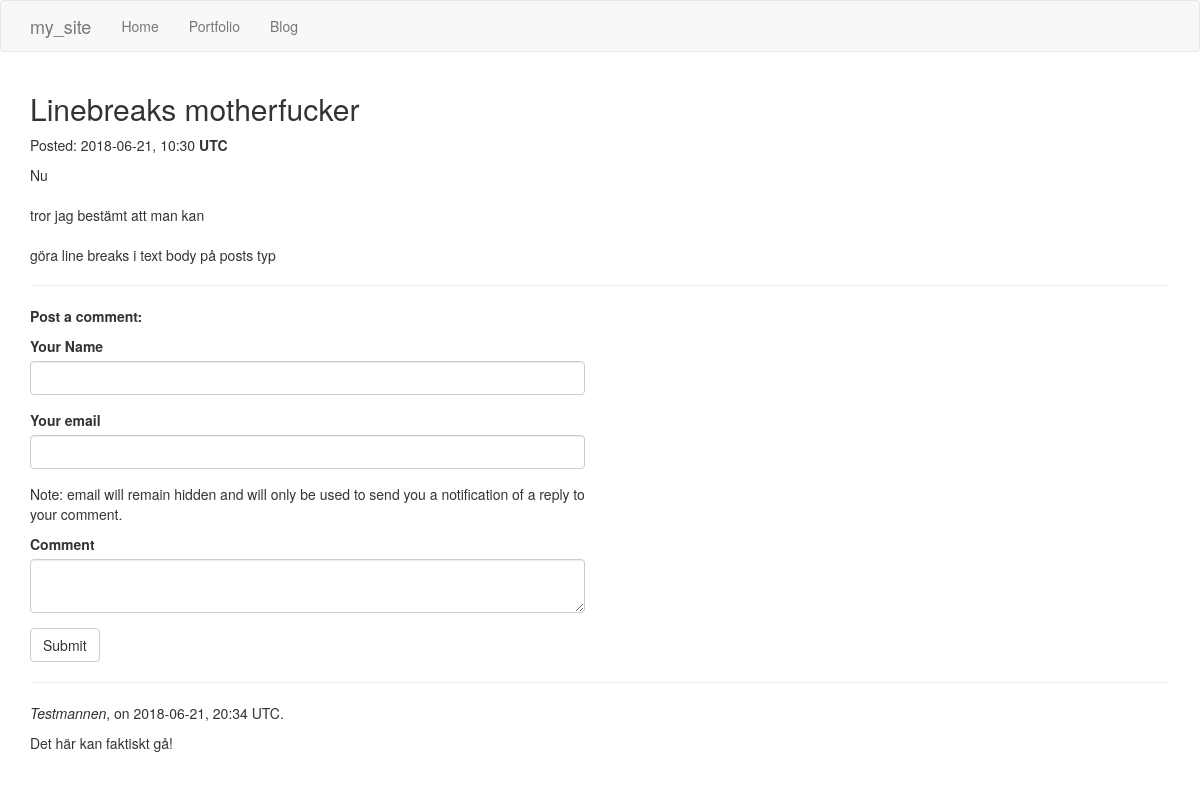
Screenshot of /blog/post/11 with the database file from the repository.
### app/models.py (models this page shows, shortened)
class BlogPost(db.Model):
    id = db.Column(db.Integer, primary_key=True)
    title = db.Column(db.String(100))
    body = db.Column(db.String(1000))
    timestamp = db.Column(db.DateTime, index=True, default=datetime.utcnow)
    comments = db.relationship('BlogComment', backref='blog_post',
                               lazy='dynamic')
    last_edit = db.Column(db.DateTime, index=True)

class BlogComment(db.Model):
    id = db.Column(db.Integer, primary_key=True)
    author = db.Column(db.String(64))
    body = db.Column(db.String(500))
    timestamp = db.Column(db.DateTime, index=True, default=datetime.utcnow)
    post_id = db.Column(db.Integer, db.ForeignKey('blog_post.id'))
    email = db.Column(db.String(120), index=True)

### app/routes.py (the view)
@app.route('/blog/post/<post_id>', methods=['GET', 'POST'])
def post(post_id):
    form = BlogCommentForm()
    post = BlogPost.query.filter_by(id=int(post_id)).first_or_404()
    comments = BlogComment.query.filter_by(post_id=int(post_id)).all()
    if form.validate_on_submit():
        comment = BlogComment(author=form.comment_author.data,
                              body=form.comment_body.data,
                              email=form.comment_email.data,
                              post_id=int(form.post_id.data))
        db.session.add(comment)
        db.session.commit()
        flash('Your comment has been submitted. Thank you!')
        return redirect(url_for('post', post_id=post.id))
    elif request.method == 'GET':
        form.post_id.data = post.id
    return render_template('post.html', form=form, post=post,
                           comments=comments)

### app/forms.py
class BlogCommentForm(FlaskForm):
    comment_author = TextField('Your Name', validators=[
        DataRequired(), Length(min=1, max=100)])
    comment_email = TextField('Your email', validators=[Email()])
    comment_body = TextAreaField('Comment', validators=[
        DataRequired(), Length(min=1, max=1000)])
    post_id = HiddenField('', validators=[DataRequired()])
    submit = SubmitField('Submit')

### app/templates/post.html (shortened to what this page needs)
{% extends "base.html" %}
{% import 'bootstrap/wtf.html' as wtf %}
{% block app_content %}
    <div id="post">
        <h2>{{ post.title }}</h2>
        <p>
            Posted:
            {{ post.timestamp.strftime("%Y-%m-%d, %H:%M") }} <b>UTC</b>
        </p>
        <p style="white-space: pre-wrap;">{{ post.body }}</p>
    </div>
    <hr>
    <div class="row">
        <div class="col-md-6">
            <p style="font-weight:bold;">Post a comment:</p>
            <form action="" method="post">
                {{ wtf.form_field(form.comment_author) }}
                {{ wtf.form_field(form.comment_email) }}
                <p>
                    Note: email will remain hidden and will only be used to send you a notification of a reply to your comment.
                </p>
                {{ wtf.form_field(form.comment_body) }}
                {{ wtf.form_field(form.submit) }}
            </form>
        </div>
    </div>
    <hr>
    <div id="comments">
        {% if comments %}
            {% for comment in comments %}
                <p><i>{{ comment.author }}</i>, on {{ comment.timestamp.strftime("%Y-%m-%d, %H:%M") }} UTC.</p>
                <p style="white-space: pre-wrap;">{{ comment.body }}</p>
            {% endfor %}
        {% else %}
            <p>No comments yet.</p>
        {% endif %}
    </div>
{% endblock %}

### rows the page displays
BlogPost: title "Linebreaks motherfucker", timestamp "2018-06-21, 10:30", body "Nu tror jag bestämt att man kan göra line breaks i text body på posts typ"
BlogComment: author "Testmannen", timestamp "2018-06-21, 20:34", body "Det här kan faktiskt gå!"
